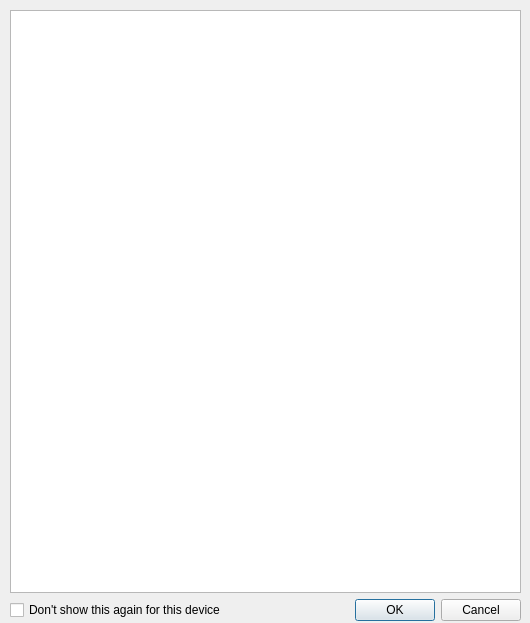
<?xml version="1.0" encoding="UTF-8"?>
<ui version="4.0">
 <class>DeviceInformationDialog</class>
 <widget class="QDialog" name="DeviceInformationDialog">
  <property name="windowModality">
   <enum>Qt::ApplicationModal</enum>
  </property>
  <property name="geometry">
   <rect>
    <x>0</x>
    <y>0</y>
    <width>530</width>
    <height>623</height>
   </rect>
  </property>
  <property name="sizePolicy">
   <sizepolicy hsizetype="Fixed" vsizetype="Fixed">
    <horstretch>0</horstretch>
    <verstretch>0</verstretch>
   </sizepolicy>
  </property>
  <property name="windowTitle">
   <string>Information about your device</string>
  </property>
  <property name="modal">
   <bool>true</bool>
  </property>
  <widget class="QWidget" name="layoutWidget">
   <property name="geometry">
    <rect>
     <x>10</x>
     <y>10</y>
     <width>511</width>
     <height>611</height>
    </rect>
   </property>
   <layout class="QVBoxLayout" name="verticalLayout">
    <item>
     <widget class="QTextBrowser" name="textBrowser"/>
    </item>
    <item>
     <layout class="QHBoxLayout" name="horizontalLayout">
      <item>
       <widget class="QCheckBox" name="checkBox">
        <property name="text">
         <string>Don't show this again for this device</string>
        </property>
        <property name="checked">
         <bool>false</bool>
        </property>
       </widget>
      </item>
      <item>
       <widget class="QDialogButtonBox" name="buttonBox">
        <property name="orientation">
         <enum>Qt::Horizontal</enum>
        </property>
        <property name="standardButtons">
         <set>QDialogButtonBox::Cancel|QDialogButtonBox::Ok</set>
        </property>
       </widget>
      </item>
     </layout>
    </item>
   </layout>
  </widget>
 </widget>
 <resources/>
 <connections>
  <connection>
   <sender>buttonBox</sender>
   <signal>accepted()</signal>
   <receiver>DeviceInformationDialog</receiver>
   <slot>accept()</slot>
   <hints>
    <hint type="sourcelabel">
     <x>449</x>
     <y>322</y>
    </hint>
    <hint type="destinationlabel">
     <x>157</x>
     <y>274</y>
    </hint>
   </hints>
  </connection>
  <connection>
   <sender>buttonBox</sender>
   <signal>rejected()</signal>
   <receiver>DeviceInformationDialog</receiver>
   <slot>reject()</slot>
   <hints>
    <hint type="sourcelabel">
     <x>449</x>
     <y>328</y>
    </hint>
    <hint type="destinationlabel">
     <x>286</x>
     <y>274</y>
    </hint>
   </hints>
  </connection>
  <connection>
   <sender>checkBox</sender>
   <signal>toggled(bool)</signal>
   <receiver>DeviceInformationDialog</receiver>
   <slot>checkBoxChecked(bool)</slot>
   <hints>
    <hint type="sourcelabel">
     <x>159</x>
     <y>326</y>
    </hint>
    <hint type="destinationlabel">
     <x>214</x>
     <y>342</y>
    </hint>
   </hints>
  </connection>
 </connections>
 <slots>
  <slot>checkBoxChecked(bool)</slot>
 </slots>
</ui>
